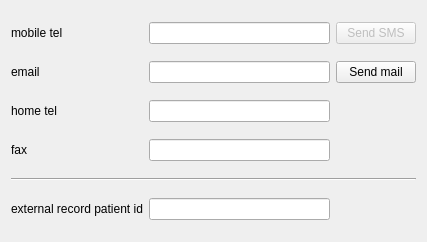
<?xml version="1.0" encoding="UTF-8"?>
<ui version="4.0">
 <class>BaseWidgets::Internal::BaseFormWidget</class>
 <widget class="QWidget" name="BaseWidgets::Internal::BaseFormWidget">
  <property name="geometry">
   <rect>
    <x>0</x>
    <y>0</y>
    <width>427</width>
    <height>242</height>
   </rect>
  </property>
  <property name="windowTitle">
   <string/>
  </property>
  <layout class="QGridLayout" name="gridLayout">
   <item row="3" column="0">
    <widget class="QLabel" name="faxLabel">
     <property name="text">
      <string>fax</string>
     </property>
    </widget>
   </item>
   <item row="0" column="1">
    <widget class="QLineEdit" name="mobileTelephoneLineEdit"/>
   </item>
   <item row="0" column="2">
    <widget class="QPushButton" name="sendSmsButton">
     <property name="enabled">
      <bool>false</bool>
     </property>
     <property name="text">
      <string>Send SMS</string>
     </property>
    </widget>
   </item>
   <item row="2" column="0">
    <widget class="QLabel" name="homeTelephoneLabel">
     <property name="text">
      <string>home tel</string>
     </property>
    </widget>
   </item>
   <item row="1" column="0">
    <widget class="QLabel" name="emailLabel">
     <property name="text">
      <string>email</string>
     </property>
    </widget>
   </item>
   <item row="3" column="1">
    <widget class="QLineEdit" name="faxLineEdit"/>
   </item>
   <item row="1" column="2">
    <widget class="QPushButton" name="sendMailButton">
     <property name="text">
      <string>Send mail</string>
     </property>
    </widget>
   </item>
   <item row="1" column="1">
    <widget class="QLineEdit" name="emailLineEdit"/>
   </item>
   <item row="5" column="0" colspan="3">
    <widget class="Line" name="line">
     <property name="orientation">
      <enum>Qt::Horizontal</enum>
     </property>
    </widget>
   </item>
   <item row="2" column="1">
    <widget class="QLineEdit" name="homeTelephoneLineEdit"/>
   </item>
   <item row="0" column="0">
    <widget class="QLabel" name="mobileTelephoneLabel">
     <property name="text">
      <string>mobile tel</string>
     </property>
    </widget>
   </item>
   <item row="6" column="0">
    <widget class="QLabel" name="externalRecordPatientIdLabel">
     <property name="text">
      <string>external record patient id</string>
     </property>
    </widget>
   </item>
   <item row="6" column="1">
    <widget class="QLineEdit" name="externalRecordPatientIdLineEdit"/>
   </item>
  </layout>
 </widget>
 <tabstops>
  <tabstop>faxLineEdit</tabstop>
  <tabstop>emailLineEdit</tabstop>
 </tabstops>
 <resources/>
 <connections/>
</ui>
